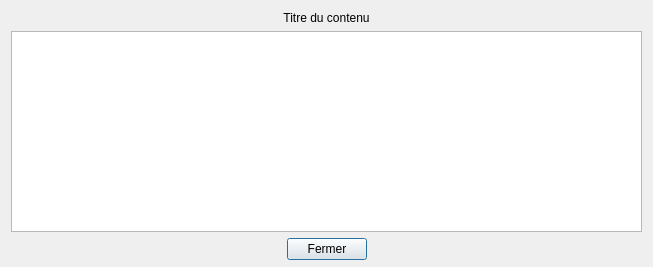
<?xml version="1.0" encoding="UTF-8"?>
<ui version="4.0">
 <class>StatusDialog</class>
 <widget class="QDialog" name="StatusDialog">
  <property name="windowModality">
   <enum>Qt::WindowModal</enum>
  </property>
  <property name="geometry">
   <rect>
    <x>0</x>
    <y>0</y>
    <width>653</width>
    <height>267</height>
   </rect>
  </property>
  <property name="sizePolicy">
   <sizepolicy hsizetype="Preferred" vsizetype="Preferred">
    <horstretch>0</horstretch>
    <verstretch>0</verstretch>
   </sizepolicy>
  </property>
  <property name="windowTitle">
   <string>Informations</string>
  </property>
  <widget class="QWidget" name="">
   <property name="geometry">
    <rect>
     <x>11</x>
     <y>11</y>
     <width>631</width>
     <height>249</height>
    </rect>
   </property>
   <layout class="QVBoxLayout" name="verticalLayout_2">
    <property name="sizeConstraint">
     <enum>QLayout::SetMaximumSize</enum>
    </property>
    <item>
     <widget class="QLabel" name="lblTitre">
      <property name="text">
       <string>Titre du contenu</string>
      </property>
      <property name="alignment">
       <set>Qt::AlignCenter</set>
      </property>
     </widget>
    </item>
    <item>
     <widget class="QTextEdit" name="txtTexte"/>
    </item>
    <item>
     <layout class="QHBoxLayout" name="horizontalLayout_2">
      <item>
       <spacer name="horizontalSpacer_2">
        <property name="orientation">
         <enum>Qt::Horizontal</enum>
        </property>
        <property name="sizeHint" stdset="0">
         <size>
          <width>40</width>
          <height>20</height>
         </size>
        </property>
       </spacer>
      </item>
      <item>
       <widget class="QPushButton" name="btnClose">
        <property name="text">
         <string>Fermer</string>
        </property>
       </widget>
      </item>
      <item>
       <spacer name="horizontalSpacer">
        <property name="orientation">
         <enum>Qt::Horizontal</enum>
        </property>
        <property name="sizeHint" stdset="0">
         <size>
          <width>40</width>
          <height>20</height>
         </size>
        </property>
       </spacer>
      </item>
     </layout>
    </item>
   </layout>
  </widget>
  <zorder>textEdit</zorder>
  <zorder>pushButton</zorder>
  <zorder>label</zorder>
  <zorder>formLayoutWidget</zorder>
  <zorder>btnClose</zorder>
  <zorder>btnClose</zorder>
 </widget>
 <resources/>
 <connections>
  <connection>
   <sender>btnClose</sender>
   <signal>clicked()</signal>
   <receiver>StatusDialog</receiver>
   <slot>close()</slot>
   <hints>
    <hint type="sourcelabel">
     <x>312</x>
     <y>248</y>
    </hint>
    <hint type="destinationlabel">
     <x>559</x>
     <y>-9</y>
    </hint>
   </hints>
  </connection>
 </connections>
</ui>
